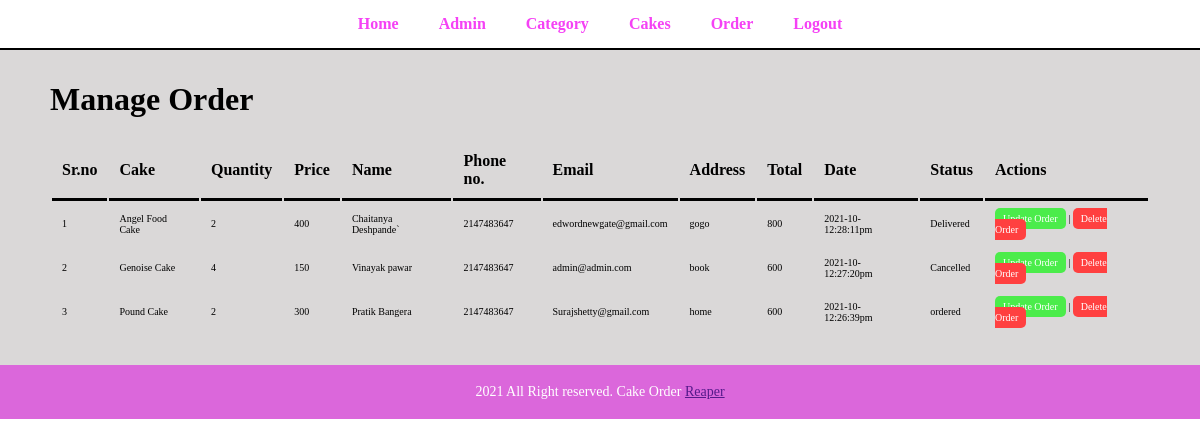
The app's page /admin/order.php (signed in) with its own data.
### tables this page shows
CREATE TABLE `jojo` (
  `id` int(100) NOT NULL,
  `cake` varchar(100) NOT NULL,
  `price` int(10) NOT NULL,
  `quantity` int(10) NOT NULL,
  `cus_name` varchar(100) NOT NULL,
  `cus_phone` int(50) NOT NULL,
  `cus_email` varchar(100) NOT NULL,
  `cus_adds` varchar(100) NOT NULL,
  `total` int(10) NOT NULL,
  `date` varchar(100) NOT NULL,
  `status` varchar(100) NOT NULL
);

### admin/order.php (the view, shortened to what this page needs)
<?php include("partials/menu.php")?>
<div class="main-content">
    <div>
    <h1>Manage Order</h1>
    <table class="table">
        <tr>
            <th>Sr.no</th>
            <th>Cake</th>
            <th>Quantity</th>
            <th>Price</th>
            <th>Name</th>
            <th>Phone no.</th>
            <th>Email</th>
            <th>Address</th>
            <th>Total</th>
            <th>Date</th>
            <th>Status</th>
            <th>Actions</th>
        </tr>
        <?php
            $sql = "SELECT * FROM jojo ORDER BY id DESC";
            $res = mysqli_query($con,$sql);
            $count = mysqli_num_rows($res);
            $sid = 1;
            if($count > 0)
            {
                while($rows = mysqli_fetch_assoc($res))
                {
                        $id = $rows['id'];
                        $title = $rows['cake'];
                        $price = $rows['price'];
                        $quantity = $rows['quantity'];
                        $name = $rows['cus_name'];
                        $phone = $rows['cus_phone'];
                        $email = $rows['cus_email'];
                        $address = $rows['cus_adds'];
                        $total = $rows['total'];
                        $date = $rows['date'];
                        $status = $rows['status'];
                        ?>
                            <tr>
                                <td><?php echo $sid++;?></td>
                                <td><?php echo $title;?></td>
                                <td><?php echo $quantity;?></td>
                                <td><?php echo $price;?></td>
                                <td><?php echo $name;?></td>
                                <td><?php echo $phone;?></td>
                                <td><?php echo $email;?></td>
                                <td><?php echo $address;?></td>
                                <td><?php echo $total;?></td>
                                <td><?php echo $date;?></td>
                                <td><?php echo $status;?></td>
                                <td>
                                    <a href="<?php echo SITEURL;?>admin/order-update.php?id=<?php echo $id;?>" id="up" class="btn-update">Update Order</a> |
                                    <a href="<?php echo SITEURL;?>admin/order-delete.php?id=<?php echo $id;?>" id="del">Delete Order</a>
                                </td>
                            </tr>
                        <?php
                }
            }
            else
            {
                echo "<tr><td>Order not available</td></tr>";
            }
        ?>
    </table>
    </div>
</div>
<?php include("partials/footer.php")?>

### css/admin.css (style rules this page uses)
body { padding: 0; margin: 0; }
.main-content { background-color: rgb(218, 216, 216); padding: 10px 50px; overflow: hidden; }
.table { width: 100%; margin: 20px 0; }
.table tr th { border-bottom: black 3px solid; text-align: left; padding: 10px; font-weight: bold; }
.table tr td { padding: 10px; font-size: 10px; }
.table tr td a { text-decoration: none; color: white; border-radius: 5px; padding: 5px 8px; }
#up { background-color: rgb(75, 236, 75); }
#del { background-color: rgb(255, 64, 64); }

### records on screen
jojo: cake "Angel Food Cake", quantity "2", price "400", cus_name "Chaitanya Deshpande`", cus_phone "2147483647", cus_email "edwordnewgate@gmail.com", cus_adds "gogo", total "800", date "2021-10-12:28:11pm", status "Delivered"
jojo: cake "Genoise Cake", quantity "4", price "150", cus_name "Vinayak pawar", cus_phone "2147483647", cus_email "admin@admin.com", cus_adds "book", total "600", date "2021-10-12:27:20pm", status "Cancelled"
jojo: cake "Pound Cake", quantity "2", price "300", cus_name "Pratik Bangera", cus_phone "2147483647", cus_email "Surajshetty@gmail.com", cus_adds "home", total "600", date "2021-10-12:26:39pm", status "ordered"
